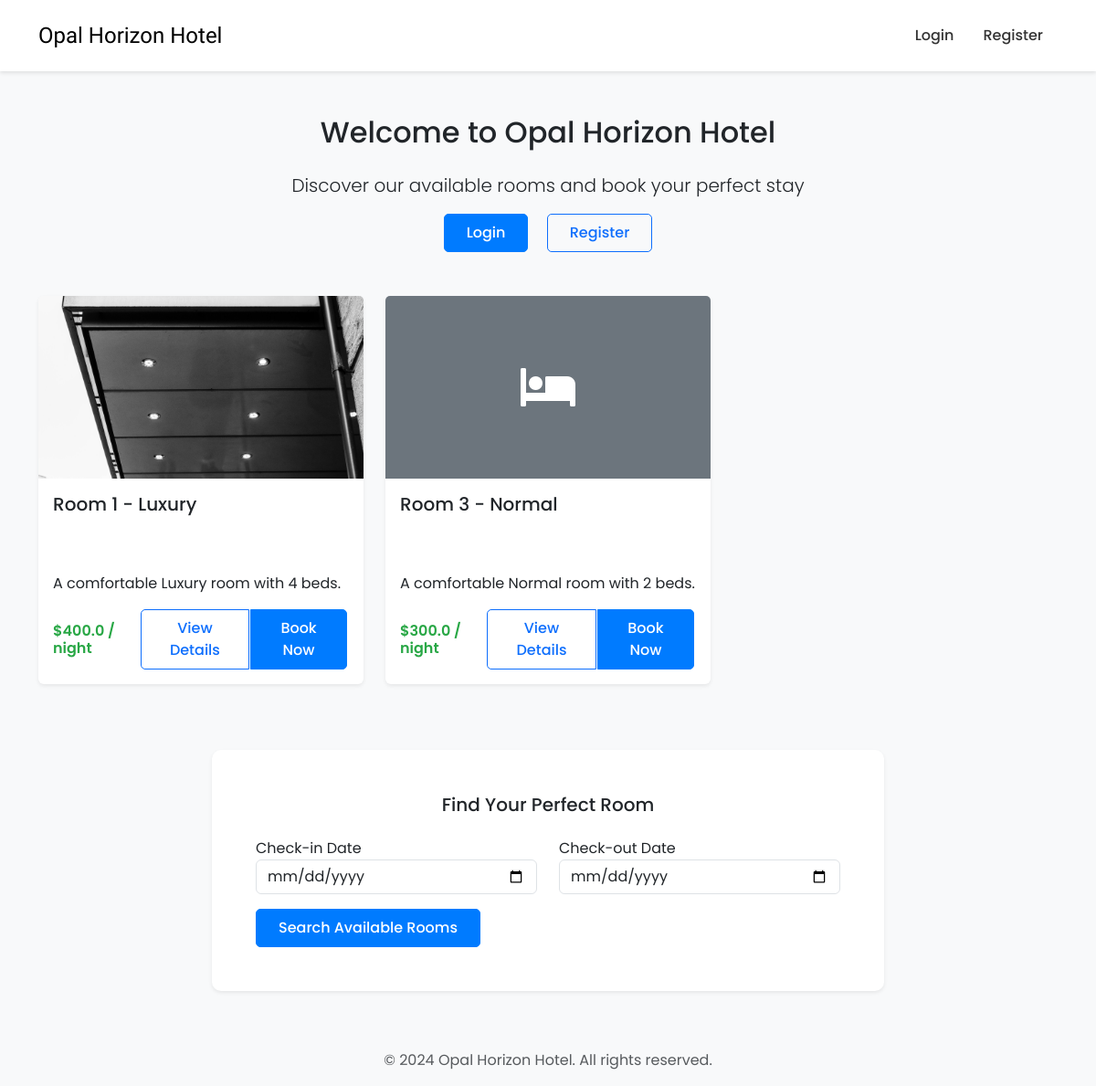
The page / on the database its author committed.
### room/models.py (models this page shows, shortened)
class Room(models.Model):
    ROOM_TYPES = (
        ('King', 'King'),
        ('Luxury', 'Luxury'),
        ('Normal', 'Normal'),
        ('Economic', 'Economic'),
    )
    number = models.IntegerField(primary_key=True)
    capacity = models.SmallIntegerField()
    numberOfBeds = models.SmallIntegerField()
    roomType = models.CharField(max_length=20, choices=ROOM_TYPES)
    price = models.FloatField()
    statusStartDate = models.DateField(null=True)
    statusEndDate = models.DateField(null=True)
    main_image = models.ImageField(upload_to='rooms/', null=True, blank=True)
    image_1 = models.ImageField(upload_to='rooms/', null=True, blank=True)
    image_2 = models.ImageField(upload_to='rooms/', null=True, blank=True)
    image_3 = models.ImageField(upload_to='rooms/', null=True, blank=True)
    description = models.TextField(null=True, blank=True)

### hotel/views.py (the view)
# urls.py: 2. Add a URL to urlpatterns:  path('', views.home, name='home')
def home(request):
    rooms = Room.objects.all()
    available_rooms = []
    today = datetime.now().date()
    for room in rooms:
        is_available = True
        if room.statusStartDate and room.statusEndDate:
            if today >= room.statusStartDate and today <= room.statusEndDate:
                is_available = False
        if is_available:
            current_bookings = Booking.objects.filter(
                roomNumber=room,
                startDate__lte=today,
                endDate__gte=today
            )
            if not current_bookings:
                available_rooms.append(room)
    context = {
        'rooms': available_rooms,
        'role': str(request.user.groups.all()[0]) if request.user.is_authenticated else 'anonymous'
    }
    return render(request, 'index_content.html', context)

### templates/index_content.html (shortened to what this page needs)
{% extends 'index.html' %}
{% block context %}
<div class="container mt-5">
    <div class="row mb-4">
        <div class="col-12">
            <h2 class="text-center mb-4">Welcome to Opal Horizon Hotel</h2>
            <p class="text-center lead">Discover our available rooms and book your perfect stay</p>
            {% if role == 'anonymous' %}
            <div class="text-center mb-4">
                <a href="{% url 'login' %}" class="btn btn-primary mx-2">Login</a>
                <a href="{% url 'register' %}" class="btn btn-outline-primary mx-2">Register</a>
            </div>
            {% endif %}
        </div>
    </div>
    <div class="row">
        {% for room in rooms %}
        <div class="col-md-6 col-lg-4 mb-4">
            <div class="card h-100 shadow-sm">
                {% if room.main_image %}
                <img src="{{ room.main_image.url }}" class="card-img-top" alt="Room {{ room.number }}">
                {% else %}
                <div class="card-img-top bg-secondary text-white d-flex align-items-center justify-content-center">
                    <i class="fas fa-bed fa-3x"></i>
                </div>
                {% endif %}
                <div class="card-body">
                    <h5 class="card-title">Room {{ room.number }} - {{ room.roomType }}</h5>
                    <div class="room-features mb-3">
                        <span class="badge badge-primary">
                            <i class="fas fa-user-friends"></i> Capacity: {{ room.capacity }}
                        </span>
                        <span class="badge badge-info">
                            <i class="fas fa-bed"></i> Beds: {{ room.numberOfBeds }}
                        </span>
                    </div>
                    <p class="card-text">
                        {% if room.description %}
                        {{ room.description|truncatewords:20 }}
                        {% else %}
                        A comfortable {{ room.roomType }} room with {{ room.numberOfBeds }} bed{{ room.numberOfBeds|pluralize }}.
                        {% endif %}
                    </p>
                    <div class="d-flex justify-content-between align-items-center">
                        <h6 class="mb-0 price">${{ room.price }} / night</h6>
                        <div class="btn-group">
                            {% if role == 'anonymous' %}
                            <a href="{% url 'login' %}?next={% url 'room-profile' room.number %}"
                                class="btn btn-outline-primary">View Details</a>
                            <a href="{% url 'login' %}" class="btn btn-primary">Book Now</a>
                            {% endif %}
                        </div>
                    </div>
                </div>
            </div>
        </div>
        {% endfor %}
    </div>
    <div class="row mt-5 mb-5">
        <div class="col-md-8 mx-auto">
            <div class="card shadow-sm search-section">
                <div class="card-body">
                    <h5 class="card-title text-center mb-4">Find Your Perfect Room</h5>
                    <form method="GET" action="{% url 'rooms' %}" class="mt-3">
                        <div class="row">
                            <div class="col-md-6">
                                <div class="form-group">
                                    <label for="check-in">Check-in Date</label>
                                    <input type="date" class="form-control" id="check-in" name="check_in" required>
                                </div>
                            </div>
                            <div class="col-md-6">
                                <div class="form-group">
                                    <label for="check-out">Check-out Date</label>
                                    <input type="date" class="form-control" id="check-out" name="check_out" required>
                                </div>
                            </div>
                        </div>
                        <button type="submit" class="btn btn-primary btn-block mt-3">Search Available Rooms</button>
                    </form>
                </div>
            </div>
        </div>
    </div>
</div>
{% endblock %}

### static/css/main.css (style rules this page uses)
* { margin: 0; padding: 0; -webkit-font-smoothing: antialiased; }
body { position: relative; font-family: 'Segoe UI', Tahoma, Geneva, Verdana, sans-serif; background-color: #f8f9fa; }
.card { border: none; transition: transform 0.3s ease, box-shadow 0.3s ease; }
.card-img-top { height: 200px; object-fit: cover; }
.badge { padding: 0.5rem 0.8rem; margin-right: 0.5rem; }
.btn { padding: 0.5rem 1.5rem; border-radius: 5px; transition: all 0.3s ease; }
.btn-primary { background-color: #007bff; border-color: #007bff; }
.room-features { margin: 1rem 0; }
.room-features i { margin-right: 5px; }
.search-section { background-color: white; padding: 2rem; border-radius: 10px; box-shadow: 0 2px 10px rgba(0, 0, 0, 0.1); }

### templates/index.html (style rules this page uses)
body { min-height: 100vh; display: flex; flex-direction: column; font-family: 'Poppins', sans-serif; }
.btn { font-weight: 500; }

### templates/index_content.html (style rules this page uses)
.card { transition: transform 0.3s ease, box-shadow 0.3s ease; border: none; }
.card-img-top { height: 200px; object-fit: cover; }
.bg-secondary { height: 200px; }
.badge { padding: 0.5rem 0.8rem; margin-right: 0.5rem; font-size: 0.9rem; }
.room-features i { margin-right: 5px; }
.price { color: #28a745; font-weight: 600; }
.search-section { background-color: white; border-radius: 10px; }
.btn-group .btn { margin: 0 2px; }

### rows shown on the page
Room: main_image (picture), number "1", roomType "Luxury", numberOfBeds "4", price "400.0"
Room: number "3", roomType "Normal", numberOfBeds "2", price "300.0"
